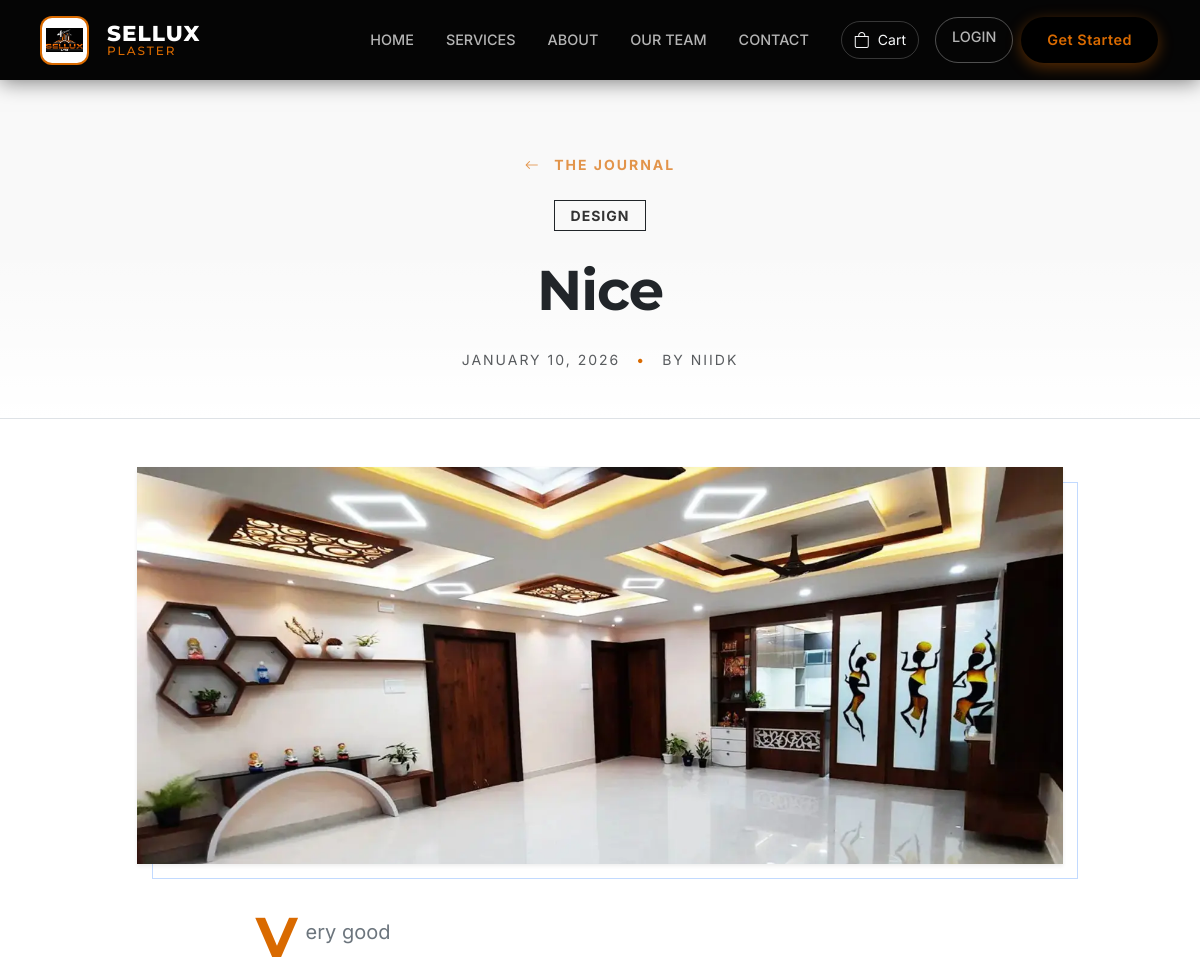
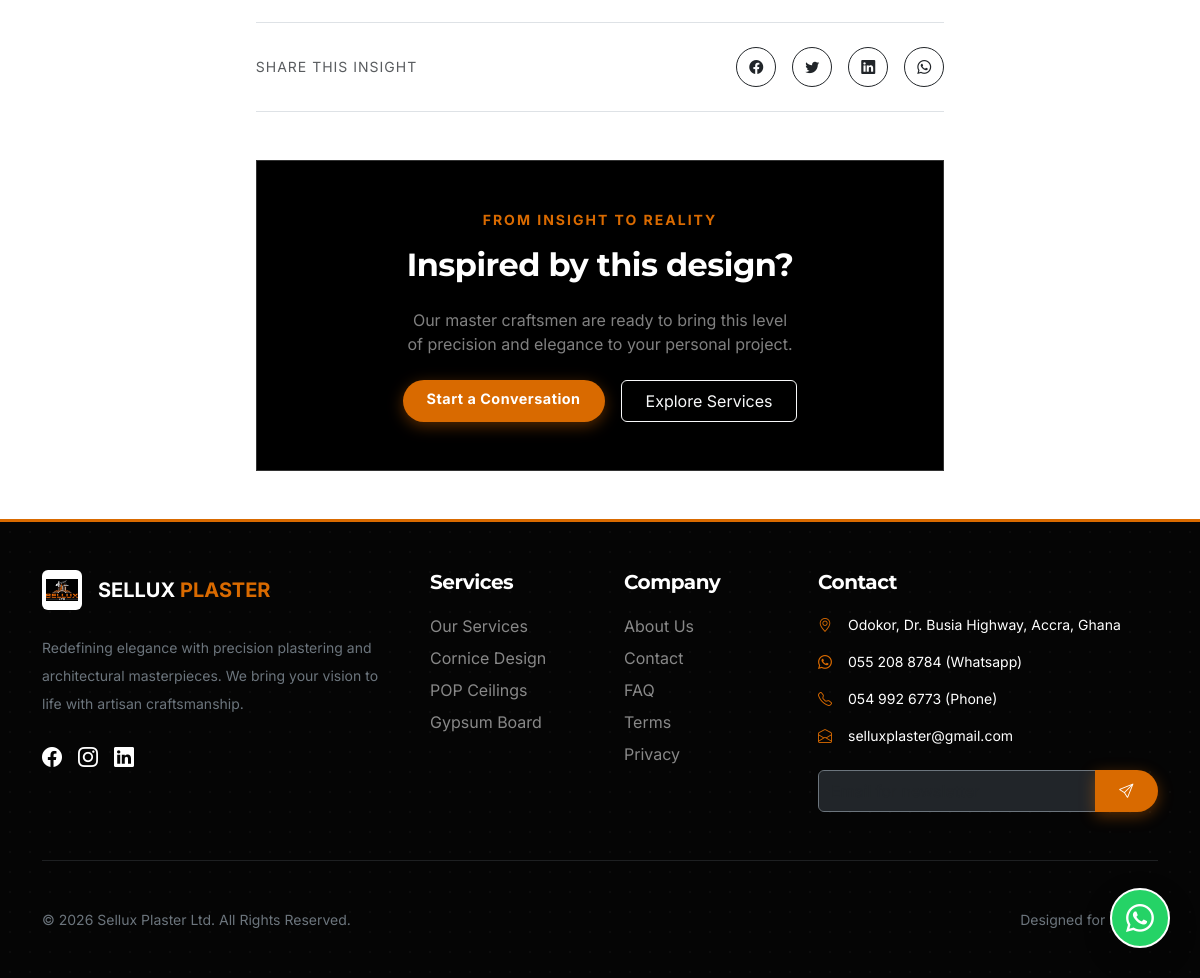
The app's page /insights/nice/ with its own data (2 pictures, top to bottom).
### blog/models.py (models this page shows, shortened)
class Post(models.Model):
    title = models.CharField(max_length=200)
    slug = models.SlugField(unique=True)
    author = models.ForeignKey(settings.AUTH_USER_MODEL, on_delete=models.CASCADE)
    category = models.ForeignKey(Category, on_delete=models.SET_NULL, null=True, related_name='posts')
    featured_image = models.ImageField(upload_to='blog/')
    excerpt = models.TextField(max_length=500, help_text="A short summary of the post.")
    content = models.TextField()
    created_at = models.DateTimeField(auto_now_add=True)
    updated_at = models.DateTimeField(auto_now=True)
    is_published = models.BooleanField(default=True)
    class Meta:
        ordering = ['-created_at']

class Category(models.Model):
    name = models.CharField(max_length=100)
    slug = models.SlugField(unique=True)
    class Meta:
        verbose_name_plural = 'Categories'

### accounts/models.py (models this page shows, shortened)
class CustomUser(AbstractUser):
    phone = models.CharField(max_length=30, blank=True)
    profile_image = models.ImageField(upload_to='profiles/', blank=True, null=True)
    bio = models.TextField(blank=True)

### blog/views.py (the view)
# urls.py: path('<slug:slug>/', PostDetailView.as_view(), name='post_detail'),
class PostDetailView(DetailView):
    model = Post
    template_name = 'blog/post_detail.html'
    context_object_name = 'post'
    def get_queryset(self):
        return Post.objects.filter(is_published=True)

### cart/cart.py (called while the page is built)
    def __len__(self):
        return sum(item['quantity'] for item in self.cart.values())

### core/context_processors.py (called while the page is built)
def brand_context(request):
    return {
        'brand': get_brand_info()
    }

def cart_context(request):
    return {'cart': Cart(request)}

def promotions_context(request):
    promotion = Promotion.objects.filter(is_active=True).first()
    return {'active_promotion': promotion}

### core/utils.py (called while the page is built)
def get_brand_info():
    return {
        'company_name': 'Sellux Plaster Ltd',
        'slogan': 'Home of Affordable Luxury',
        'address': 'Odokor, Dr. Busia Highway, Accra, Ghana',
        'phone_primary': '055 208 8784',
        'phone_secondary': '054 992 6773',
        'email': 'selluxplasterltd@gmail.com',
        'whatsapp': '233549926773',
    }

### templates/blog/post_detail.html (shortened to what this page needs)
{% extends 'base.html' %}
{% load static %}
{% block content %}
<header class="position-relative pt-5 pb-5 bg-pattern-3d border-bottom">
    <div class="position-absolute bottom-0 start-0 w-100 h-100" style="background: linear-gradient(to bottom, transparent 50%, #ffffff 100%);"></div>
    <div class="container position-relative z-1 pt-4">
        <div class="row justify-content-center text-center">
            <div class="col-lg-10 animate__animated animate__fadeIn">
                <div class="mb-4">
                    <a href="{% url 'blog:post_list' %}" class="text-uppercase text-decoration-none fw-bold small text-primary ls-2 hover-opacity">
                        <i class="bi bi-arrow-left me-2"></i> The Journal
                    </a>
                </div>
                {% if post.category %}
                <span class="d-inline-block border border-dark rounded-0 px-3 py-1 text-uppercase small fw-bold mb-4 ls-1">
                    {{ post.category.name }}
                </span>
                {% endif %}
                <h1 class="display-4 fw-bold mb-4 text-dark lh-sm" style="letter-spacing: -1px;">{{ post.title }}</h1>
                <div class="d-flex align-items-center justify-content-center text-muted small text-uppercase ls-2 gap-3">
                    <span>{{ post.created_at|date:"F d, Y" }}</span>
                    <span class="text-primary">•</span>
                    <span>By {{ post.author.get_full_name|default:post.author.username }}</span>
                </div>
            </div>
        </div>
    </div>
</header>
<article class="bg-white">
    <div class="container">
        <div class="row justify-content-center">
            <div class="col-lg-10">
                {% if post.featured_image %}
                <div class="my-5 position-relative animate__animated animate__fadeInUp" style="animation-delay: 0.2s;">
                    <div class="ratio ratio-21x9 shadow-sm position-relative z-1 bg-light overflow-hidden">
                        <img src="{{ post.featured_image.url }}" class="object-fit-cover w-100 h-100" alt="{{ post.title }}">
                    </div>
                </div>
                {% endif %}
                <div class="row justify-content-center">
                    <div class="col-lg-9">
                        <div class="article-body fs-5 text-secondary lh-lg mb-5 animate__animated animate__fadeInUp" style="animation-delay: 0.4s;">
                            {{ post.content|linebreaks }}
                        </div>
                        <div class="border-top border-bottom py-4 my-5 d-flex flex-column flex-md-row justify-content-between align-items-center gap-3">
                            <div class="text-muted small text-uppercase ls-1">
                                Share this insight
                            </div>
                            <div class="d-flex gap-3">
                                <a href="#" class="btn btn-outline-dark btn-sm rounded-circle" style="width: 40px; height: 40px; display: grid; place-items: center;"><i class="bi bi-facebook"></i></a>
                                <a href="#" class="btn btn-outline-dark btn-sm rounded-circle" style="width: 40px; height: 40px; display: grid; place-items: center;"><i class="bi bi-twitter"></i></a>
                                <a href="#" class="btn btn-outline-dark btn-sm rounded-circle" style="width: 40px; height: 40px; display: grid; place-items: center;"><i class="bi bi-linkedin"></i></a>
                                <a href="https://wa.me/?text=Read this: {{ request.build_absolute_uri }}" class="btn btn-outline-dark btn-sm rounded-circle" style="width: 40px; height: 40px; display: grid; place-items: center;"><i class="bi bi-whatsapp"></i></a>
                            </div>
                        </div>
                        <div class="bg-black text-white p-5 position-relative overflow-hidden mb-5" style="border: 1px solid #333;">
                            <div class="position-absolute top-0 start-0 w-100 h-100 bg-pattern-3d opacity-10" style="filter: invert(1);"></div>
                            <div class="position-relative z-1 text-center">
                                <span class="d-block text-primary small fw-bold text-uppercase ls-2 mb-3">From Insight to Reality</span>
                                <h3 class="h2 fw-bold mb-4">Inspired by this design?</h3>
                                <p class="text-white-50 col-lg-8 mx-auto mb-4">
                                    Our master craftsmen are ready to bring this level of precision and elegance to your personal project.
                                </p>
                                <div class="d-flex flex-column flex-sm-row justify-content-center gap-3">
                                    <a href="{% url 'contact:contact_us' %}" class="btn btn-primary px-4 py-2 fw-bold">Start a Conversation</a>
                                    <a href="{% url 'services:service_list' %}" class="btn btn-outline-light px-4 py-2">Explore Services</a>
                                </div>
                            </div>
                        </div>
                    </div>
                </div>
            </div>
        </div>
    </div>
</article>
{% endblock %}

### templates/base.html (style rules this page uses)
html, body { overflow-x: hidden; width: 100%; position: relative; }
:root { --primary-color: #d96a00; --primary-vibrant: #ff7b00; --black-onyx: #050505; --black-charcoal: #121212; --white-alabaster: #F9F9F9; --amber-glass: rgba(217, 106, 0, 0.96); --nav-height: 80px; --border-radius-pill: 50px; --shadow-float: 0 10px 30px rgba(0,0,0,0.2); --transition-smooth: all 0.4s cubic-bezier(0.4, 0, 0.2, 1); }
body { font-family: 'Inter', sans-serif; background-color: var(--white-alabaster); color: #333; -webkit-font-smoothing: antialiased; }
h1, h2, h3, h4, h5, .navbar-brand { font-family: 'Montserrat', sans-serif; font-weight: 700; letter-spacing: -0.5px; }
.btn-primary { background-color: var(--primary-color); border: none; border-radius: var(--border-radius-pill); padding: 10px 24px; font-weight: 600; font-size: 0.9rem; letter-spacing: 0.5px; box-shadow: 0 4px 15px rgba(217, 106, 0, 0.4); transition: var(--transition-smooth); color: #fff; }
.text-primary { color: var(--primary-color) !important; }

### templates/blog/post_detail.html (style rules this page uses)
.ls-1 { letter-spacing: 1px; }
.ls-2 { letter-spacing: 2px; }
.hover-opacity { transition: opacity 0.2s; opacity: 0.7; }
.article-body > p:first-of-type::first-letter { float: left; font-size: 3.5rem; line-height: 0.8; font-weight: 700; margin-right: 0.5rem; margin-top: 0.2rem; color: var(--primary-color); font-family: 'Montserrat', sans-serif; }
.article-body p { margin-bottom: 1.5rem; }

### records on screen
Post: category.name "DESIGN", title "Nice", created_at "JANUARY 10, 2026", author.get_full_name "NIIDK", featured_image (picture), content "Very good"
